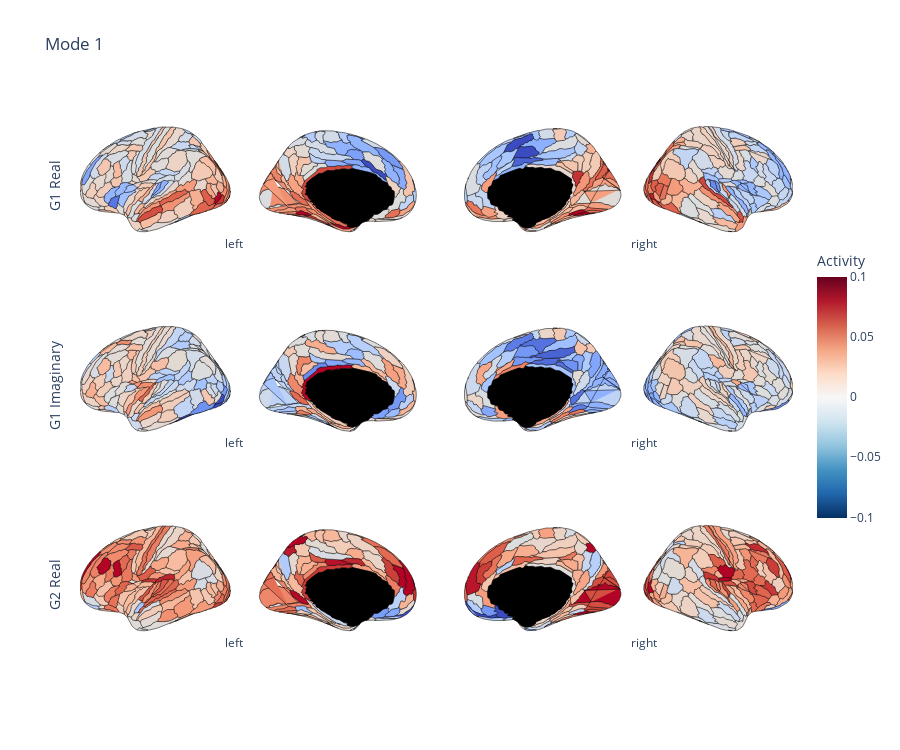

The notebook cell saved with this chart:
### Code cell
order = 1
b = Brain(*_filter_brain(order))
fig = b.figure()
fig
